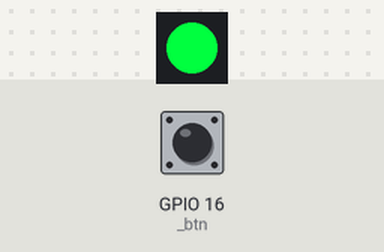
Recording of a program running on a simulated ESP32 board running MicroPython. Parts: 1 RGB LEDs in strip order, left to right. The inputs (shaded band) are chosen by the test bench; at power-on: GPIO 16 (_btn) LOW. Dim RGB values are drawn brighter than linear; what the program prints to the serial console is not drawn.

Above: at 1.2 s.
1.3 s: GPIO 16 (_btn) pulled HIGH for 1 s
At 3.0 s:
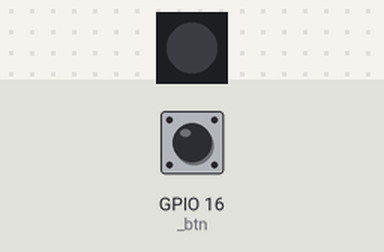
4.3 s: GPIO 16 (_btn) pulled HIGH for 0.15 s
At 4.7 s:
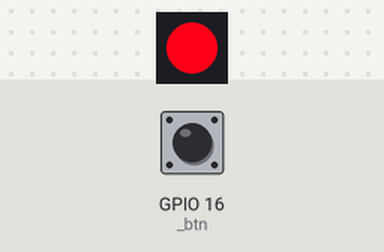
7.3 s: GPIO 16 (_btn) pulled HIGH for 0.15 s
At 7.75 s:
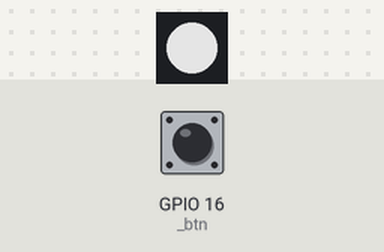
10.3 s: GPIO 16 (_btn) pulled HIGH for 1 s
At 12.33 s:
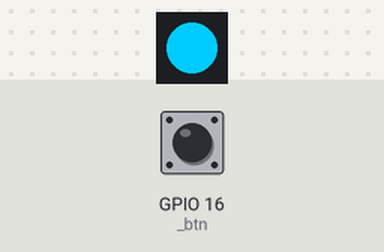
13.3 s: GPIO 16 (_btn) pulled HIGH for 3.2 s
At 16.8 s:
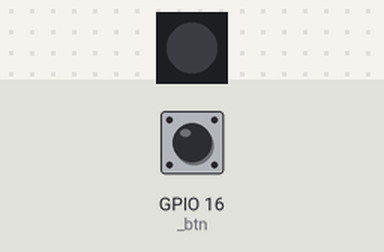
18.0 s: GPIO 16 (_btn) pulsed HIGH 5 times (0.12 s each, 0.3 s apart)
At 19.11 s:
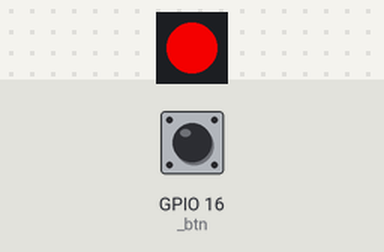
Timing chart, 0 to 22.0 s (numbered marks = the images above; inputs shaded):
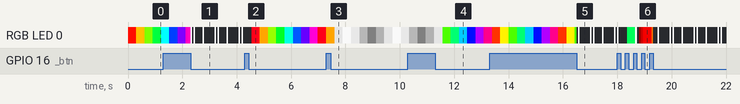

The program:

Lesson5.py
```python
import neopixel
from machine import Pin
import time
import math

# ── Hardware ──────────────────────────────────────────────────────────────────
_RGB_PIN = 21   # WS2812B on-board LED — Waveshare ESP32-S3-Pico = GP21
_BTN_PIN = 16   # External button on GP16, active HIGH; wire: GP16 → button → 3.3 V, 10 kΩ pull-down to GND

_np  = neopixel.NeoPixel(Pin(_RGB_PIN), 1)
_btn = Pin(_BTN_PIN, Pin.IN)   # no internal pull — external pull-down resistor required

# ── Animation registry ────────────────────────────────────────────────────────
_ANIM_COUNT = 5
_anim_idx   = 0
_frame      = 0

_NAMES = ('Rainbow', 'Breathing', 'Heartbeat', 'Color shift', 'Strobe')

# ── Button state machine ──────────────────────────────────────────────────────
_btn_down       = False
_btn_pressed_at = 0
_LONG_MS        = 600   # ms — threshold between short press and long press

# ── Color helper ──────────────────────────────────────────────────────────────
def _hsv(h, s, v):
    """Convert HSV (h 0-360, s/v 0.0-1.0) to (R, G, B) tuple 0-255."""
    i      = int(h / 60) % 6
    f      = (h / 60) - int(h / 60)
    p, q, t = v*(1-s), v*(1-s*f), v*(1-s*(1-f))
    r, g, b = ((v,t,p),(q,v,p),(p,v,t),(p,q,v),(t,p,v),(v,p,q))[i]
    return (int(r*255), int(g*255), int(b*255))

# ── Animation 0 — Rainbow ─────────────────────────────────────────────────────
# Cycles through the full hue wheel (red → yellow → green → cyan → blue → magenta → red).
_rb_hue = 0
def _rainbow():
    global _rb_hue
    _rb_hue = (_rb_hue + 3) % 360
    _np[0] = _hsv(_rb_hue, 1.0, 1.0)
    _np.write()
    time.sleep_ms(20)

# ── Animation 1 — Breathing ───────────────────────────────────────────────────
# Fades the LED in and out using a sine wave — smooth white pulse.
_br_deg = 0
def _breathing():
    global _br_deg
    v = (math.sin(math.radians(_br_deg)) + 1.0) * 0.5
    c = int(v * 230) + 5   # minimum glow avoids fully dark
    _np[0] = (c, c, c)
    _np.write()
    _br_deg = (_br_deg + 3) % 360
    time.sleep_ms(15)

# ── Animation 2 — Heartbeat ───────────────────────────────────────────────────
# Double red pulse followed by a pause — mimics a heartbeat rhythm.
_PULSE = (0, 30, 120, 220, 255, 220, 80, 0, 0, 60, 160, 80, 0, 0, 0, 0)
_hb_i  = 0
def _heartbeat():
    global _hb_i
    v = _PULSE[_hb_i % len(_PULSE)]
    _np[0] = (v, 0, 0)
    _np.write()
    _hb_i += 1
    time.sleep_ms(75)

# ── Animation 3 — Color shift ─────────────────────────────────────────────────
# Smoothly transitions between colors sampled at golden-angle steps so no two
# consecutive colors are visually similar — always visits the whole hue wheel.
_cs_hue    = 0
_cs_target = 137   # golden angle ≈ 137.5°
def _colorshift():
    global _cs_hue, _cs_target
    diff = (_cs_target - _cs_hue) % 360
    if diff > 180:
        diff -= 360
    if abs(diff) <= 2:
        _cs_hue    = _cs_target
        _cs_target = (_cs_target + 137) % 360
    else:
        _cs_hue = (_cs_hue + (2 if diff > 0 else -2)) % 360
    _np[0] = _hsv(_cs_hue, 1.0, 0.9)
    _np.write()
    time.sleep_ms(18)

# ── Animation 4 — Strobe ─────────────────────────────────────────────────────
# Quick white flashes with a variable-length dark gap.
_ST   = (1, 0, 1, 0, 0, 0, 0, 0, 1, 0, 0, 0, 0, 0, 0, 0)
_st_i = 0
def _strobe():
    global _st_i
    _np[0] = (255, 255, 255) if _ST[_st_i % len(_ST)] else (0, 0, 0)
    _np.write()
    _st_i += 1
    time.sleep_ms(55)

# ── Dispatch ──────────────────────────────────────────────────────────────────
_ANIMS = (_rainbow, _breathing, _heartbeat, _colorshift, _strobe)

# ── Button polling ────────────────────────────────────────────────────────────
def _poll_btn():
    global _anim_idx, _btn_down, _btn_pressed_at, _frame
    pressed = _btn.value() == 1   # external button is active HIGH
    now     = time.ticks_ms()
    if pressed and not _btn_down:
        _btn_down       = True
        _btn_pressed_at = now
    elif not pressed and _btn_down:
        _btn_down = False
        held      = time.ticks_diff(now, _btn_pressed_at) >= _LONG_MS
        delta     = -1 if held else 1
        _anim_idx = (_anim_idx + delta) % _ANIM_COUNT
        _frame    = 0
        print(('Prev' if held else 'Next') + ':', _NAMES[_anim_idx])

# ── Lifecycle ─────────────────────────────────────────────────────────────────
def setup():
    _np[0] = (0, 0, 0)
    _np.write()
    print('RGB LED Animations — 5 modes')
    print('Short press GP16 = next   |   Long press GP16 = prev')
    print('Active:', _NAMES[_anim_idx])

def loop():
    global _frame
    _poll_btn()
    _ANIMS[_anim_idx]()
    _frame += 1

if __name__ == '__main__':
    try:
        setup()
        while True:
            loop()
    except (Exception, KeyboardInterrupt) as e:
        _np[0] = (0, 0, 0)
        _np.write()
        print(e)
```
